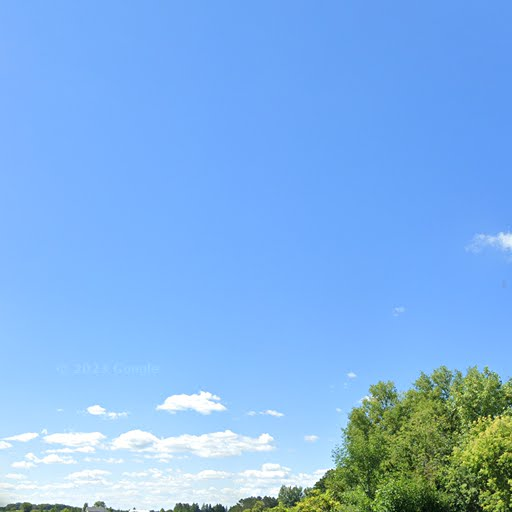
#> input picture Roy/images_first_try/46.378958792407516_-95.10060340940493_Index_0_1.png, 512 x 512 px, found by its file name; its folder holds 4 pictures in this run
$ python Stitcher_Test_bed.py
#> lines starting #> are read from the running program, lines starting #| are printed output that depends on the picture
import os
from PIL import Image
from rich.progress import track

# if there are not 1 and 2 images, remove it
for image in track(os.listdir("GeoGuessrGuessr-1/Roy/Helper_Functions/images_first_try/")):
    img = str(image).split("_",3)
    ind = img[-1]
    ind = ind[0]
    img = img[0]+"_"+img[1]+"_"+img[2]+"_"
    if not os.path.exists("GeoGuessrGuessr-1/Roy/Helper_Functions/images_first_try/"+img+str(ind)+"_1.png") or not os.path.exists("GeoGuessrGuessr-1/Roy/Helper_Functions/images_first_try/"+img+str(ind)+"_2.png"):
        print("Removing", image)
        os.remove("GeoGuessrGuessr-1/Roy/Helper_Functions/images_first_try/"+image)
#> pass 2 of the loop `for image in track(os.listdir("GeoGuessrGuessr-1/Roy/Helper_Functions/..`:
#> pass 3 of the loop `for image in track(os.listdir("GeoGuessrGuessr-1/Roy/Helper_Functions/..`:
#> the loop made 4 passes; the first 3 are shown


zoom =3
path_to_folder = "GeoGuessrGuessr-1/Roy/Helper_Functions/images_first_try/"
path_to_combined_folder = "GeoGuessrGuessr-1/Roy/Helper_Functions/combined_images/"
for image in track(os.listdir(path_to_folder)):
    #print(image)
    img = Image.open(path_to_folder+image)
#> img is the input picture: PIL image 512x512 RGBA; mean R, G, B, A 128.6, 178.6, 233.1, 255
    if img.size[0] > 512 and img.size[1] > 512:
        #print("Cropping", image)
        width, height = img.size
        left = width/2 -256
        top = height/2 -256
        right = width/2 +256
        bottom = height/2 +256
    elif img.size[0] == 512 and img.size[1] == 512:
        continue

    else:
        print("Removing", image)
        os.remove(path_to_folder+image)
        continue


    img = img.crop((left, top, right, bottom))
    img.save(path_to_folder+image)
#> pass 2 of the loop `for image in track(os.listdir(path_to_folder)):`:
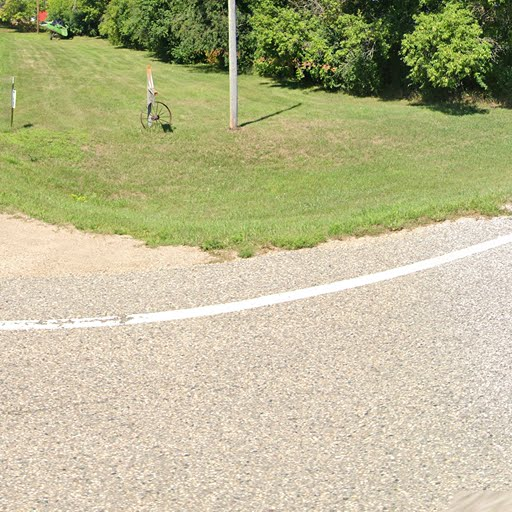
#> input picture Roy/images_first_try/46.378958792407516_-95.10060340940493_Index_2_2.png, 512 x 512 px, found by its file name
#> img is the input picture: PIL image 512x512 RGBA; mean R, G, B, A 185.6, 183.5, 144.9, 255
#> pass 3 of the loop `for image in track(os.listdir(path_to_folder)):`:
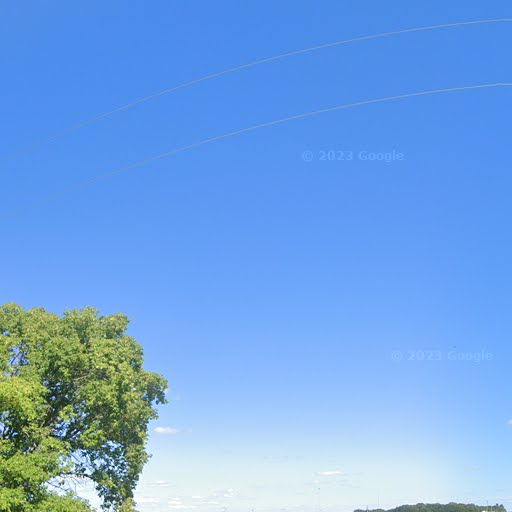
#> input picture Roy/images_first_try/46.378958792407516_-95.10060340940493_Index_3_1.png, 512 x 512 px, found by its file name
#> img is the input picture: PIL image 512x512 RGBA; mean R, G, B, A 114.5, 164.9, 227.2, 255
#> the loop made 4 passes; the first 3 are shown


path_to_combined_folder = "GeoGuessrGuessr-1/Roy/Helper_Functions/combined_images/"
# combine 4 images into 1
for image in track(os.listdir(path_to_folder)):
    img = image.split("_",3)
    ind = img[-1]
    ind = ind[0]
    img = img[0]+"_"+img[1]+"_"+img[2]+"_"
    #print(img)
    #print(ind)
    new_image = Image.new("RGB", (1024, 1024))
#> new_image: PIL image 1024x1024 RGB; every value is 0
    x = int(ind)
    for y in [1,2]:
            #check if the image exists
            #default image as a black image
            image = Image.new("RGB", (512, 512))
#> image: PIL image 512x512 RGB; every value is 0
            if os.path.exists(path_to_folder+img+str(x)+"_"+str(y)+".png"):
                image = Image.open(path_to_folder+img+str(x)+"_"+str(y)+".png")
            new_image.paste(image, (0, (y-1)*512))
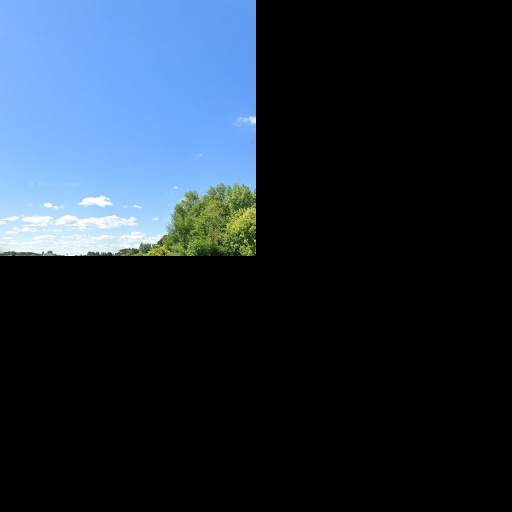
#> new_image: PIL image 1024x1024 RGB (shown at 1/2 size); mean R, G, B 32.1, 44.7, 58.3

            # handle wraparound
            if x == 2**zoom-1:
                x=-1


            image = Image.new("RGB", (512, 512))
            if os.path.exists(path_to_folder+img+str(x+1)+"_"+str(y)+".png"):
                image = Image.open(path_to_folder+img+str(x+1)+"_"+str(y)+".png")
            new_image.paste(image, (512, (y-1)*512))

            if x == -1:
                x = 2**zoom-1

    x+=1
    if x > 2**zoom-1:
        x = x - 2**zoom

    image = img
    new_image.save(path_to_combined_folder+image+"_Index_"+str(x+1)+".png")
#> pass 2 of the loop `for image in track(os.listdir(path_to_folder)):`:
#> `new_image.paste(image, (512, (y-1)*512))`:
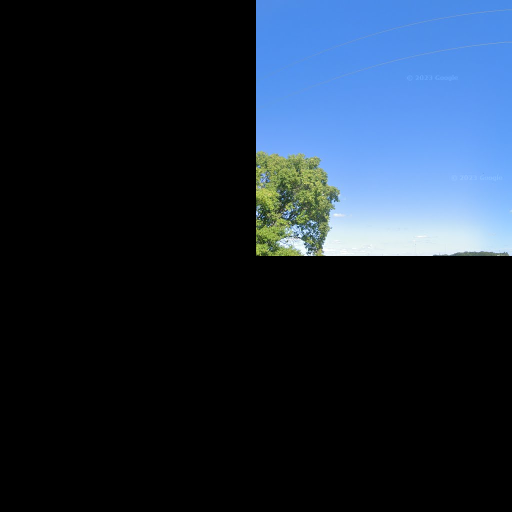
#> new_image: PIL image 1024x1024 RGB (shown at 1/2 size); mean R, G, B 28.6, 41.2, 56.8
#> `new_image.save(path_to_combined_folder+image+"_Index_"+str(x+1)+".png")`:
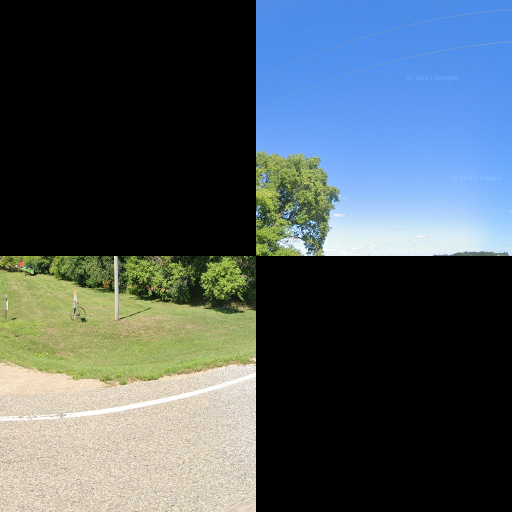
#> saved as 46.378958792407516_-95.10060340940493_Index__Index_4.png: PIL image 1024x1024 RGB (shown at 1/2 size); mean R, G, B 75, 87.1, 93
#> pass 3 of the loop `for image in track(os.listdir(path_to_folder)):`:
#> `new_image.paste(image, (0, (y-1)*512))`:
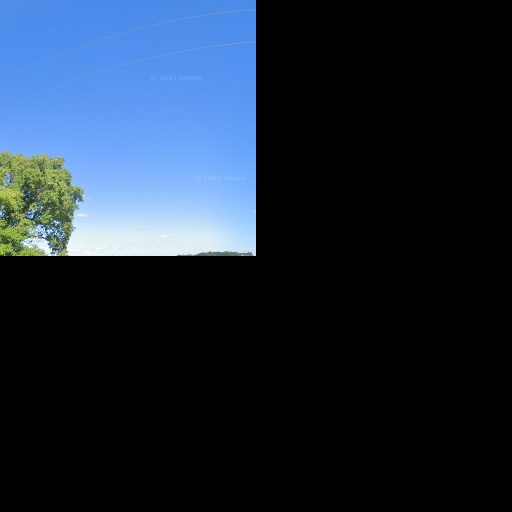
#> new_image: PIL image 1024x1024 RGB (shown at 1/2 size); mean R, G, B 28.6, 41.2, 56.8
#> the loop made 4 passes; the first 3 are shown


print("Done")
